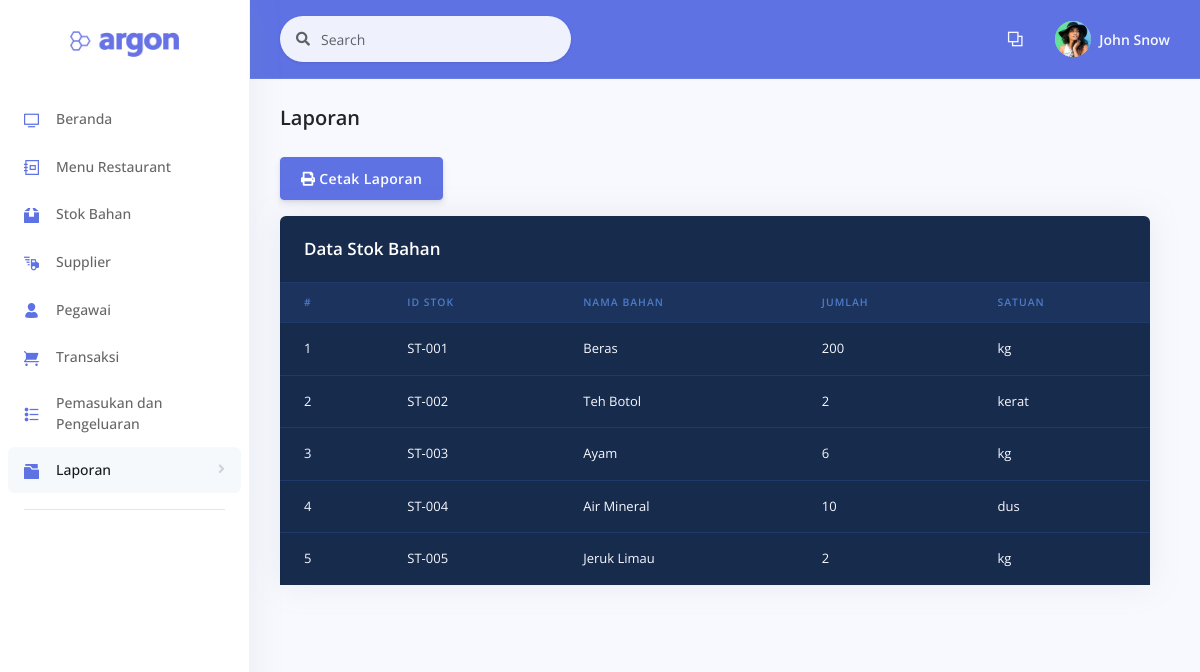
/examples/laporanstok.php, run on an earlier commit of the app's database.
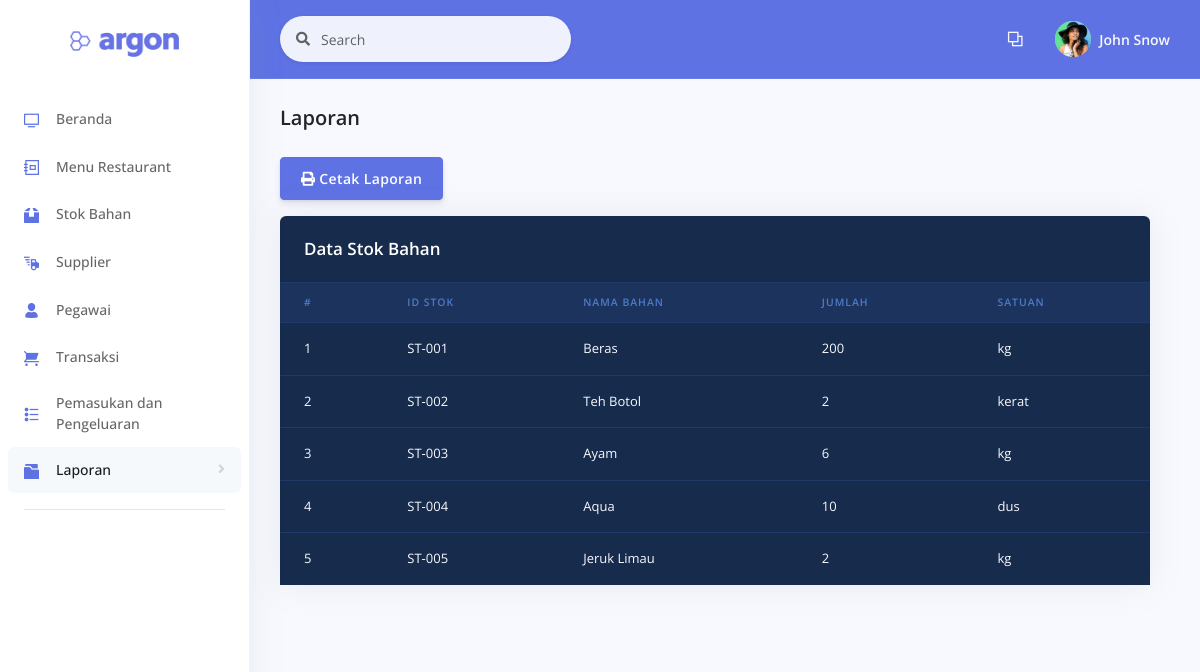
And on a later commit of the database.
### tables this page shows
CREATE TABLE `stok` (
  `id_stok` varchar(7) NOT NULL,
  `nama_bahan` varchar(50) NOT NULL,
  `jumlah` int(11) NOT NULL,
  `satuan` varchar(10) NOT NULL
);

### examples/functions.php (called while the page is built)
<?php
function koneksi() {
	$conn = mysqli_connect("localhost", "root", "");
	mysqli_select_db($conn, "pw_restaurant");
	return $conn;
}
function query($sql) {
	$conn = koneksi();
	$result = mysqli_query($conn, "$sql");
	$rows = [];
	while ($row = mysqli_fetch_assoc($result)) {
		$rows[] = $row;
	}
	return $rows;
}
?>

### examples/laporanstok.php (the view, shortened to what the changed rows need)
<?php
  require 'functions.php';
  $stok = query("SELECT * FROM stok");
?>
<!DOCTYPE html>
<html>
<head>
  <link rel="stylesheet" href="../assets/vendor/nucleo/css/nucleo.css" type="text/css">
  <link rel="stylesheet" href="../assets/vendor/@fortawesome/fontawesome-free/css/all.min.css" type="text/css">
  <link rel="stylesheet" href="../assets/css/argon.css?v=1.2.0" type="text/css">
  <link rel="stylesheet" href="../assets/css/style.css">
</head>
<body>
  <div class="main-content" id="panel">
    <div class="header pb-6">
      <div class="container-fluid">
        <div class="header-body">
            <div class="row tabel-gelap">
              <div class="col">
                <div class="card bg-default shadow">
                  <div class="table-responsive">
                    <table class="table align-items-center table-dark table-flush">
                      <thead class="thead-dark">
                        <tr>
                          <th scope="col" class="sort" data-sort="name">#</th>
                          <th scope="col" class="sort" data-sort="budget">ID Stok</th>
                          <th scope="col" class="sort" data-sort="status">Nama bahan</th>
                          <th scope="col" class="sort" data-sort="completion">Jumlah</th>
                          <th scope="col" class="sort" data-sort="completion">Satuan</th>
                        </tr>
                      </thead>
                      <tbody class="list">
                        <?php $i = 1; ?>
                        <?php foreach ($stok as $s) { ?>
                          <tr>
                            <td><?php echo $i++; ?></td>
                            <td><?php echo $s['id_stok']; ?></td>
                            <td><?php echo $s['nama_bahan']; ?></td>
                            <td><?php echo $s['jumlah']; ?></td>
                            <td><?php echo $s['satuan']; ?></td>
                          </tr>
                        <?php } ?>
                      </tbody>
                    </table>
                  </div>
                </div>
              </div>
            </div>
        </div>
      </div>
    </div>
  </div>
</body>
</html>

What changed in the data, as far as the page shows it:
changed stok "ST-004": nama_bahan "Air Mineral" → "Aqua"
